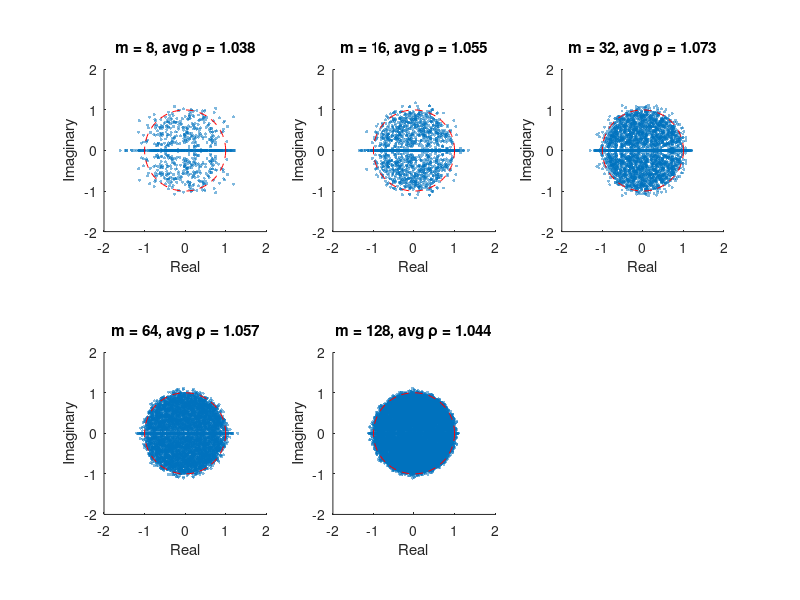

Reproduce this figure in MATLAB. (Note: this script raises an error after producing the figure.)
%% MATH 543 - Homework 4
% By Parham Khodadi
clear; clc; close all;

%% Part A: Eigenvalues and Spectral Radius
m_vals = [8, 16, 32, 64, 128];
num_matrices = 100;
figure('Position', [100, 100, 1000, 600]);

for i = 1:length(m_vals)
    m = m_vals(i);
    
    % 1. Preallocate a column vector of the exact required size
    all_eigenvalues = zeros(m * num_matrices, 1); 
    avg_rho = 0;
    
    for k = 1:num_matrices
        A = randn(m,m)/sqrt(m);
        eigs_A = eig(A);
        
        % 2. Calculate the start and end indices for the current batch
        start_idx = (k - 1) * m + 1;
        end_idx = k * m;
        
        % 3. Insert the eigenvalues into the preallocated array
        all_eigenvalues(start_idx:end_idx) = eigs_A; 
        
        avg_rho = avg_rho + max(abs(eigs_A)); % Compute spectral radius
    end
    avg_rho = avg_rho / num_matrices;
    
    % Plot eigenvalues in the complex plane
    subplot(2, 3, i);
    scatter(real(all_eigenvalues), imag(all_eigenvalues), 5, 'filled', 'MarkerFaceAlpha', 0.5);
    title(sprintf('m = %d, avg \\rho = %.3f', m, avg_rho));
    axis equal;
    xlim([-2 2]); ylim([-2 2]);
    xlabel('Real'); ylabel('Imaginary');
    
    % Draw unit circle for reference
    hold on;
    theta = linspace(0, 2*pi, 100);
    plot(cos(theta), sin(theta), 'r--');
    hold off;
end
sgtitle('Part A: Superimposed Eigenvalues of 100 Random Matrices');

% Save Figure for Part A
exportgraphics(gcf, 'Figures\PartA_Eigenvalues.eps', 'ContentType', 'vector');


%% Part B: Norms vs Spectral Radius
m_vals_large = 2.^(3:9); % Test m values from 8 up to 512
trials = 50; 
avg_norms = zeros(size(m_vals_large));
avg_rhos = zeros(size(m_vals_large));

for i = 1:length(m_vals_large)
    m = m_vals_large(i);
    temp_norm = 0;
    temp_rho = 0;
    for k = 1:trials
        A = randn(m,m)/sqrt(m);
        temp_norm = temp_norm + norm(A, 2);
        temp_rho = temp_rho + max(abs(eig(A)));
    end
    avg_norms(i) = temp_norm / trials;
    avg_rhos(i) = temp_rho / trials;
end

figure;
plot(m_vals_large, avg_norms, '-o', 'LineWidth', 1.5, 'DisplayName', '2-Norm ||A||_2');
hold on;
plot(m_vals_large, avg_rhos, '-s', 'LineWidth', 1.5, 'DisplayName', 'Spectral Radius \rho(A)');
yline(2, 'b--', 'Expected ||A||_2 limit \approx 2', 'HandleVisibility', 'off');
yline(1, 'r--', 'Expected \rho(A) limit \approx 1', 'HandleVisibility', 'off');
xlabel('Matrix Size m');
ylabel('Value');
title('Part B: Behavior of 2-Norm and Spectral Radius as m \rightarrow \infty');
legend('Location', 'best');
grid on;

% Save Figure for Part B
exportgraphics(gcf, 'Figures\PartB_Norm_Rho.eps', 'ContentType', 'vector');


%% Part C: Condition Numbers and Smallest Singular Value (\sigma_min)
m_vals_C = [8, 16, 32, 64];
num_samples = 2000; % Large sample size for distinct tail probabilities
k_vals = 1:10;
thresholds = 2.^(-k_vals); 

figure;
hold on;
for i = 1:length(m_vals_C)
    m = m_vals_C(i);
    sigma_min_vals = zeros(num_samples, 1);
    
    for j = 1:num_samples
        A = randn(m,m)/sqrt(m);
        s = svd(A); % Returns singular values in descending order
        sigma_min_vals(j) = s(end); % Extract smallest singular value
    end
    
    proportions = zeros(length(thresholds), 1);
    for t = 1:length(thresholds)
        proportions(t) = sum(sigma_min_vals < thresholds(t)) / num_samples;
    end
    
    plot(k_vals, proportions, '-o', 'LineWidth', 1.5, 'DisplayName', sprintf('m = %d', m));
end

set(gca, 'YScale', 'log'); % Log scale to see the tail behavior clearly
xlabel('k (where threshold is 2^{-k})');
ylabel('Proportion of matrices with \sigma_{min} < 2^{-k}');
title('Part C: Tail Distribution of Smallest Singular Value \sigma_{min}');
legend('Location', 'southwest');
grid on;

% Save Figure for Part C
exportgraphics(gcf, 'Figures\PartC_SigmaMin.eps', 'ContentType', 'vector');
